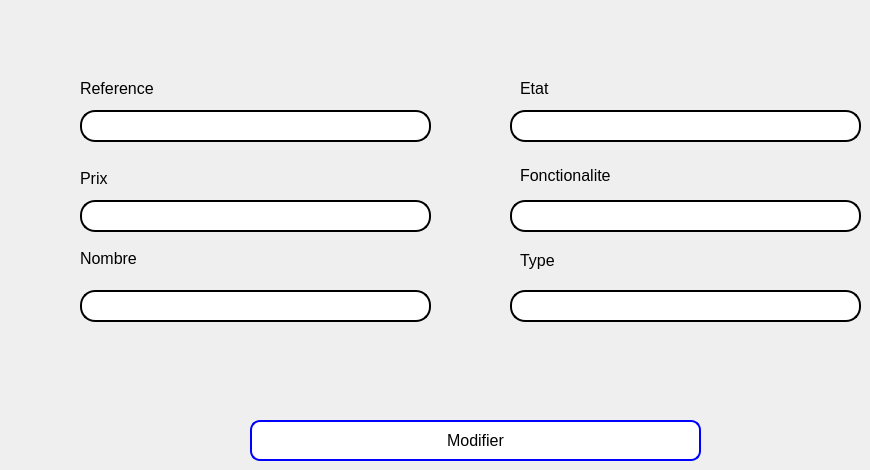
      <widget class="QWidget" name="tab_8">
       <attribute name="title">
        <string>modify equipments</string>
       </attribute>
       <widget class="QLabel" name="label_42">
        <property name="geometry">
         <rect>
          <x>80</x>
          <y>80</y>
          <width>101</width>
          <height>16</height>
         </rect>
        </property>
        <property name="font">
         <font>
          <pointsize>12</pointsize>
         </font>
        </property>
        <property name="text">
         <string>Reference</string>
        </property>
       </widget>
       <widget class="QLabel" name="label_46">
        <property name="geometry">
         <rect>
          <x>520</x>
          <y>250</y>
          <width>121</width>
          <height>21</height>
         </rect>
        </property>
        <property name="font">
         <font>
          <pointsize>12</pointsize>
         </font>
        </property>
        <property name="text">
         <string>Type</string>
        </property>
       </widget>
       <widget class="QLabel" name="label_48">
        <property name="geometry">
         <rect>
          <x>80</x>
          <y>250</y>
          <width>101</width>
          <height>16</height>
         </rect>
        </property>
        <property name="font">
         <font>
          <pointsize>12</pointsize>
         </font>
        </property>
        <property name="text">
         <string>Nombre</string>
        </property>
       </widget>
       <widget class="QLabel" name="label_49">
        <property name="geometry">
         <rect>
          <x>80</x>
          <y>170</y>
          <width>101</width>
          <height>16</height>
         </rect>
        </property>
        <property name="font">
         <font>
          <pointsize>12</pointsize>
         </font>
        </property>
        <property name="text">
         <string>Prix</string>
        </property>
       </widget>
       <widget class="QLabel" name="label_50">
        <property name="geometry">
         <rect>
          <x>520</x>
          <y>80</y>
          <width>101</width>
          <height>16</height>
         </rect>
        </property>
        <property name="font">
         <font>
          <pointsize>12</pointsize>
         </font>
        </property>
        <property name="text">
         <string>Etat</string>
        </property>
       </widget>
       <widget class="QLineEdit" name="reference_9">
        <property name="geometry">
         <rect>
          <x>80</x>
          <y>200</y>
          <width>351</width>
          <height>32</height>
         </rect>
        </property>
        <property name="styleSheet">
         <string notr="true">QLineEdit {
        border: 2px solid black;
        border-radius: 15px;
        padding: 5px;
        background-color: rgba(255, 255, 255);
        color: black;
    }

    QLineEdit:focus {
        border-color: black;
        background-color: rgba(248, 248, 248, 1);
    }
    </string>
        </property>
        <property name="maxLength">
         <number>8</number>
        </property>
       </widget>
       <widget class="QLineEdit" name="reference_8">
        <property name="geometry">
         <rect>
          <x>80</x>
          <y>290</y>
          <width>351</width>
          <height>32</height>
         </rect>
        </property>
        <property name="styleSheet">
         <string notr="true">QLineEdit {
        border: 2px solid black;
        border-radius: 15px;
        padding: 5px;
        background-color: rgba(255, 255, 255);
        color: black;
    }

    QLineEdit:focus {
        border-color: black;
        background-color: rgba(248, 248, 248, 1);
    }
    </string>
        </property>
        <property name="maxLength">
         <number>8</number>
        </property>
       </widget>
       <widget class="QLineEdit" name="reference_7">
        <property name="geometry">
         <rect>
          <x>510</x>
          <y>200</y>
          <width>351</width>
          <height>32</height>
         </rect>
        </property>
        <property name="styleSheet">
         <string notr="true">QLineEdit {
        border: 2px solid black;
        border-radius: 15px;
        padding: 5px;
        background-color: rgba(255, 255, 255);
        color: black;
    }

    QLineEdit:focus {
        border-color: black;
        background-color: rgba(248, 248, 248, 1);
    }
    </string>
        </property>
        <property name="maxLength">
         <number>8</number>
        </property>
       </widget>
       <widget class="QLineEdit" name="reference_4">
        <property name="geometry">
         <rect>
          <x>510</x>
          <y>290</y>
          <width>351</width>
          <height>32</height>
         </rect>
        </property>
        <property name="styleSheet">
         <string notr="true">QLineEdit {
        border: 2px solid black;
        border-radius: 15px;
        padding: 5px;
        background-color: rgba(255, 255, 255);
        color: black;
    }

    QLineEdit:focus {
        border-color: black;
        background-color: rgba(248, 248, 248, 1);
    }
    </string>
        </property>
        <property name="maxLength">
         <number>8</number>
        </property>
       </widget>
       <widget class="QLineEdit" name="reference_2">
        <property name="geometry">
         <rect>
          <x>510</x>
          <y>110</y>
          <width>351</width>
          <height>32</height>
         </rect>
        </property>
        <property name="styleSheet">
         <string notr="true">QLineEdit {
        border: 2px solid black;
        border-radius: 15px;
        padding: 5px;
        background-color: rgba(255, 255, 255);
        color: black;
    }

    QLineEdit:focus {
        border-color: black;
        background-color: rgba(248, 248, 248, 1);
    }
    </string>
        </property>
        <property name="maxLength">
         <number>8</number>
        </property>
       </widget>
       <widget class="QLabel" name="functionality_2">
        <property name="geometry">
         <rect>
          <x>520</x>
          <y>160</y>
          <width>111</width>
          <height>31</height>
         </rect>
        </property>
        <property name="font">
         <font>
          <pointsize>12</pointsize>
         </font>
        </property>
        <property name="text">
         <string>Fonctionalite</string>
        </property>
       </widget>
       <widget class="QPushButton" name="AjouterButton_5">
        <property name="geometry">
         <rect>
          <x>250</x>
          <y>420</y>
          <width>451</width>
          <height>41</height>
         </rect>
        </property>
        <property name="styleSheet">
         <string notr="true">background-color: #ffffff; /* Fond blanc */
        border: 2px solid blue; /* Bordure bleue */
        border-radius: 10px; /* Coins arrondis */
        padding: 1px 2px; /* Espacement intérieur */
        color: black; /* Couleur du texte */
        font-size: 16px; /* Taille de la police */

       </string>
        </property>
        <property name="text">
         <string>Modifier</string>
        </property>
       </widget>
       <widget class="QLineEdit" name="updateCin_LE_2">
        <property name="geometry">
         <rect>
          <x>80</x>
          <y>110</y>
          <width>351</width>
          <height>32</height>
         </rect>
        </property>
        <property name="styleSheet">
         <string notr="true">QLineEdit {
        border: 2px solid black;
        border-radius: 15px;
        padding: 5px;
        background-color: rgba(255, 255, 255);
        color: black;
    }

    QLineEdit:focus {
        border-color: black;
        background-color: rgba(248, 248, 248, 1);
    }
    </string>
        </property>
        <property name="maxLength">
         <number>8</number>
        </property>
       </widget>
      </widget>
